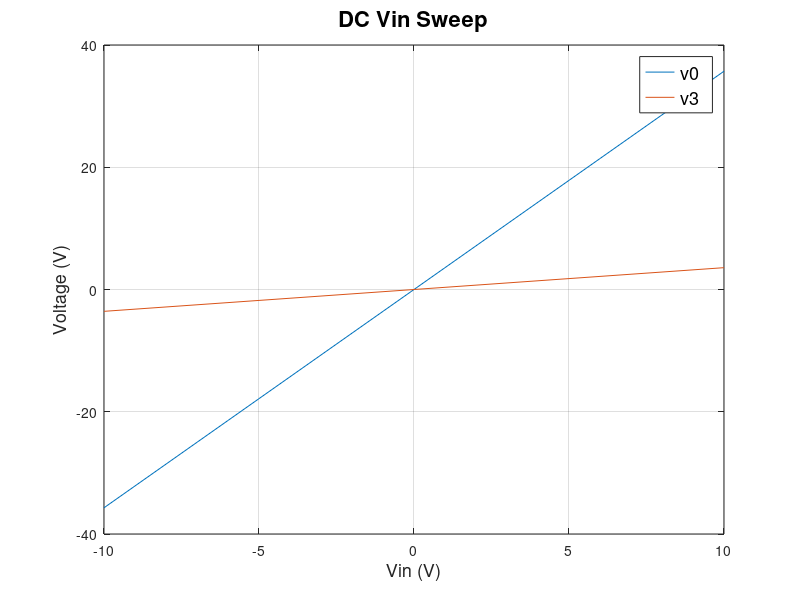
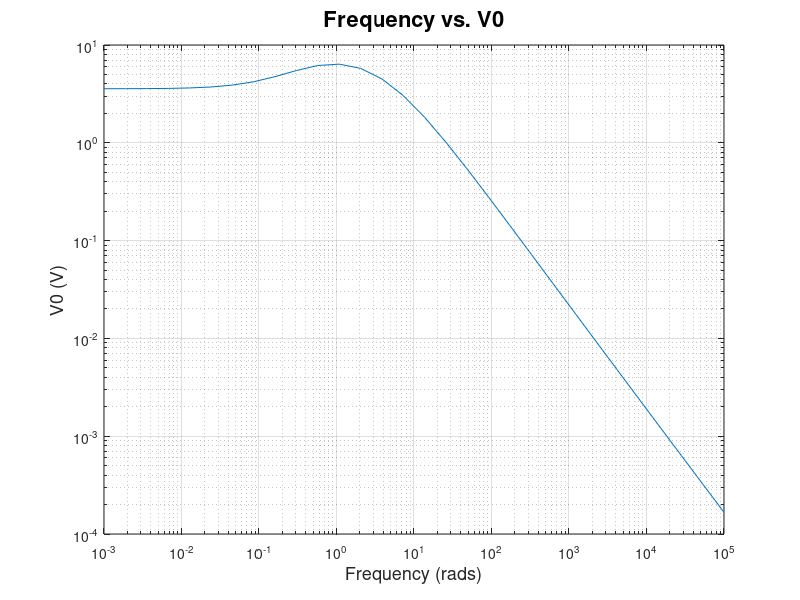
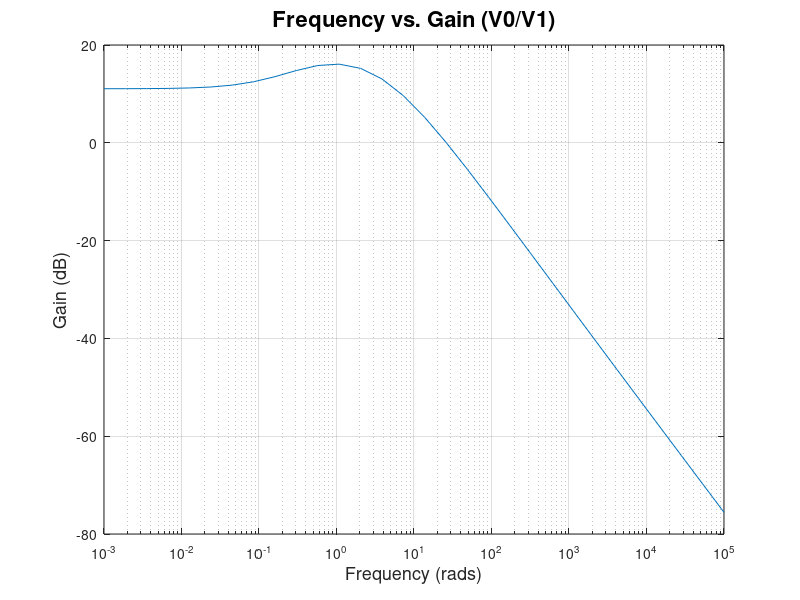

These charts were generated, in order, by the following MATLAB code: (Note: this script raises an error after producing the figures.)
G1=1/1;
C=0.25;
G2=1/2;
L=0.2;
G3=1/10;
alpha=100;
G4=1/0.1;
G0=1/1000;

G = [1 0 0 0 0 0 0;
    -G2 G1+G2 -1 0 0 0 0;
    0 1 0 -1 0 0 0;
    0 0 -1 G3 0 0 0;
    0 0 0 0 -alpha 1 0;
    0 0 0 G3 -1 0 0;
    0 0 0 0 0 -G4 G4+G0];

C = [0 0 0 0 0 0 0;
    -C C 0 0 0 0 0;
    0 0 -L 0 0 0 0;
    0 0 0 0 0 0 0;
    0 0 0 0 0 0 0;
    0 0 0 0 0 0 0;
    0 0 0 0 0 0 0];

% V = [V1
%       V2
%       IL
%       V3
%       I3
%       V4
%       V0]

F = [0; 0; 0; 0; 0; 0; 0];

%%% DC SWEEP %%%

vinvec = zeros(1,21); % vin vector
v0vec = zeros(1,21); % v0 vector
v3vec = zeros(1,21); % v3 vector

for i=1:21 % sweeping vin from -10 to 10
    F = [i-11; 0; 0; 0; 0; 0; 0];
    V = G\F; % DC solution 
    
    vinvec(i) = i-11;
    v0vec(i) =  V(7);
    v3vec(i) = V(4);
end

figure (1)
plot(vinvec,v0vec)
hold on
grid on
plot(vinvec,v3vec)
title('\fontsize{22}DC Vin Sweep')
xlabel('\fontsize{18}Vin (V)')
ylabel('\fontsize{18}Voltage (V)')
legend('\fontsize{18}v0','\fontsize{18}v3')

%%% AC SWEEP %%%

omegavec = logspace(-3,5,30); % 30 log spaced values from 10^-3 to 10^5
v0vec = zeros(1,30);

F = [1; 0; 0; 0; 0; 0; 0];

for i=1:30
    
    V = (G+i*omegavec(i)*C)\F; % AC solution 
    
    v0vec(i) =  V(7);
end

figure (2)
loglog(omegavec,v0vec)
hold on
grid on
title('\fontsize{22}Frequency vs. V0')
xlabel('\fontsize{18}Frequency (rads)')
ylabel('\fontsize{18}V0 (V)')

figure (3)
semilogx(omegavec,20*log10(v0vec))
hold on
grid on
title('\fontsize{22}Frequency vs. Gain (V0/V1)')
xlabel('\fontsize{18}Frequency (rads)')
ylabel('\fontsize{18}Gain (dB)')

%%% PERTURBATIONS %%%
ncaps = 200;

dist = normrnd(.25,0.05,ncaps,1)
v0vec = zeros(1,ncaps);

for i=1:ncaps
    C(2,1) = -dist(i);
    C(2,2) = dist(i);
    
    V = (G+i*pi*C)\F;
    
    v0vec(i) =  V(7);
end

figure (4)
histogram(real(20*log10(v0vec)),15)
hold on
grid on
title('\fontsize{22}Capacitor Variations')
xlabel('\fontsize{18}Gain (dB)')

